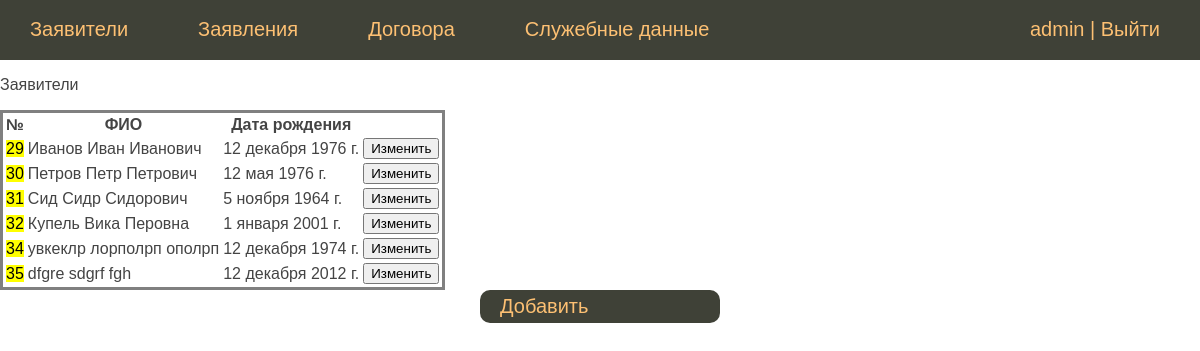
Before: /person/persons_list/ (signed in) with the older database file.
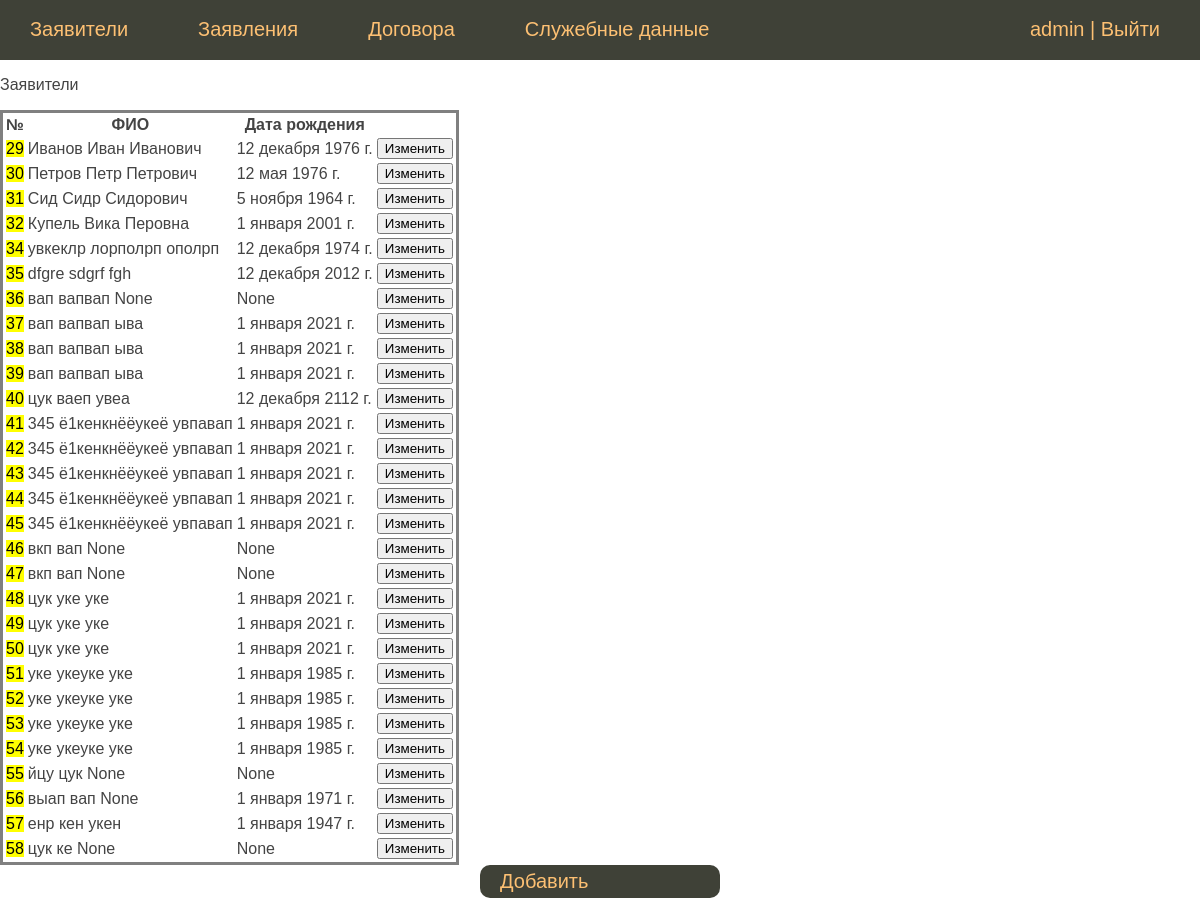
After: the same page with the newer database file.
### person/models.py (models this page shows, shortened)
class Person(models.Model):
    second_name = models.CharField(max_length=50, verbose_name='Фамилия')
    first_name = models.CharField(max_length=50, verbose_name='Имя')
    patronymic = models.CharField(max_length=50, blank=True, null=True, verbose_name='Отчество')
    date_of_bird = models.DateField(blank=True, null=True, verbose_name='Дата рождения')
    phone_number = models.IntegerField(max_length=11, blank=True, null=True, verbose_name='Телефон')
    residence_address = models.OneToOneField(ResidenceAddress, on_delete=models.CASCADE,
                                             blank=True, null=True, verbose_name='Адрес проживания')
    passport = models.OneToOneField(Passport, on_delete=models.CASCADE,
                                    blank=True, null=True, verbose_name='паспортные данные')
    class Meta:
        verbose_name = 'ФИО'
        verbose_name_plural = 'ФИО'

### person/views.py (the view)
# urls.py: path('persons_list/', views.PersonView.as_view(), name='persons_list'),
class PersonView(ListView):
    model = Person
    template_name = 'person/persons_list.html'
    context_object_name = 'pers'
    def get_context_data(self, *, object_list=None, **kwargs):
        context = super().get_context_data(**kwargs)
        context['title'] = 'Заявители'
        return context

### person/templates/person/persons_list.html
{% extends 'sobnushdi/base.html' %}
{% block content %}
{% if request.user.is_authenticated %}
<p class="title">{{title}}</p>
<table>
    <tr>
        <th>№</th>
        <th>ФИО</th>
        <th>Дата рождения</th>
    </tr>
{% for p in pers %}
    <tr>
        <td><mark>{{ p.pk }}</mark></td>
        <td>{{ p.second_name }} {{ p.first_name }} {{ p.patronymic }}</td>
        <td> {{ p.date_of_bird }}</td>
        <td>
            <form action="{% url 'person_mod' p.pk %}">
                <button type="submit">Изменить</button>
            </form>
        </td>
    </tr>
{% endfor %}
</table>
    <div class="button"><a href="{% url 'person_add' %}">Добавить</a></div>
{% else %}
<p>Авторизуйтесь</p>
 {% endif %}
{% endblock %}

### sobnushdi/templates/sobnushdi/base.html (shortened to what this page needs)
{% load static %}
<!DOCTYPE html>
    <html>
    <head>
        <link type="text/css" href="{% static 'les/css/styles.css' %}" rel="stylesheet" />
    </head>
    <body>
     {% block mainmenu %}
     <div class="header">
         <ul id="mainmenu" class="mainmenu">
             {% if request.user.is_authenticated %}
                <li><a href="{% url 'persons_list' %}">Заявители</a></li>
                <li><a href="{% url 'statements_list' %}">Заявления</a></li>
                <li><a href="{% url 'contracts_list' %}">Договора</a></li>
                <li><a href="#">Служебные данные</a></li>
                <li class="last">{{ user.username }} | <a href="{% url 'logout' %}">Выйти</a></li>
             {% else %}
                <div>
                    <li class="last">
                        <a href="{% url 'register' %}">Регистрация</a> | <a href="{% url 'login' %}">Войти</a>
                    </li>
                </div>
             {% endif %}
         </ul>
     </div>
     {% endblock %}
        {% block content  %}
        {% endblock %}
    </body>
    </html>

### person/static/les/css/styles.css (style rules this page uses)
html, body { font-family: 'Arial'; margin: 0; padding: 0; height: 100%; width: 100%; color: #444; }
a { color: #fdc073; text-decoration: none; }
.header { background: #3F4137; height: 60px; }
ul.mainmenu { list-style: none; margin: 0; padding: 0; height: 60px; color: #fdc073; font-size: 20px; overflow: hidden; }
ul.mainmenu li { float: left; margin: 18px 40px 0 30px; }
ul.mainmenu li.last { float: right; }
ul.mainmenu li a { color: #fdc073; text-decoration: none; }
div.button { background: #3F4137; max-width: 200px; margin: 0 auto; padding: 5px 20px 5px 20px; border-radius: 10px; font-size: 20px; }
table { border: 3px solid grey; }

Changed rows visible on the page:
added Person: pk "36", second_name "вап", first_name "вапвап", patronymic "None", date_of_bird "None"
added Person: pk "37", second_name "вап", first_name "вапвап", patronymic "ыва", date_of_bird "1 января 2021 г."
added Person: pk "38", second_name "вап", first_name "вапвап", patronymic "ыва", date_of_bird "1 января 2021 г."
added Person: pk "39", second_name "вап", first_name "вапвап", patronymic "ыва", date_of_bird "1 января 2021 г."
added Person: pk "40", second_name "цук", first_name "ваеп", patronymic "увеа", date_of_bird "12 декабря 2112 г."
added Person: pk "41", second_name "345", first_name "ё1кенкнёёукеё", patronymic "увпавап", date_of_bird "1 января 2021 г."
added Person: pk "42", second_name "345", first_name "ё1кенкнёёукеё", patronymic "увпавап", date_of_bird "1 января 2021 г."
added Person: pk "43", second_name "345", first_name "ё1кенкнёёукеё", patronymic "увпавап", date_of_bird "1 января 2021 г."
added Person: pk "44", second_name "345", first_name "ё1кенкнёёукеё", patronymic "увпавап", date_of_bird "1 января 2021 г."
added Person: pk "45", second_name "345", first_name "ё1кенкнёёукеё", patronymic "увпавап", date_of_bird "1 января 2021 г."
added Person: pk "46", second_name "вкп", first_name "вап", patronymic "None", date_of_bird "None"
added Person: pk "47", second_name "вкп", first_name "вап", patronymic "None", date_of_bird "None"
added Person: pk "48", second_name "цук", first_name "уке", patronymic "уке", date_of_bird "1 января 2021 г."
added Person: pk "49", second_name "цук", first_name "уке", patronymic "уке", date_of_bird "1 января 2021 г."
added Person: pk "50", second_name "цук", first_name "уке", patronymic "уке", date_of_bird "1 января 2021 г."
added Person: pk "51", second_name "уке", first_name "укеуке", patronymic "уке", date_of_bird "1 января 1985 г."
added Person: pk "52", second_name "уке", first_name "укеуке", patronymic "уке", date_of_bird "1 января 1985 г."
added Person: pk "53", second_name "уке", first_name "укеуке", patronymic "уке", date_of_bird "1 января 1985 г."
added Person: pk "54", second_name "уке", first_name "укеуке", patronymic "уке", date_of_bird "1 января 1985 г."
added Person: pk "55", second_name "йцу", first_name "цук", patronymic "None", date_of_bird "None"
added Person: pk "56", second_name "выап", first_name "вап", patronymic "None", date_of_bird "1 января 1971 г."
added Person: pk "57", second_name "енр", first_name "кен", patronymic "укен", date_of_bird "1 января 1947 г."
added Person: pk "58", second_name "цук", first_name "ке", patronymic "None", date_of_bird "None"
